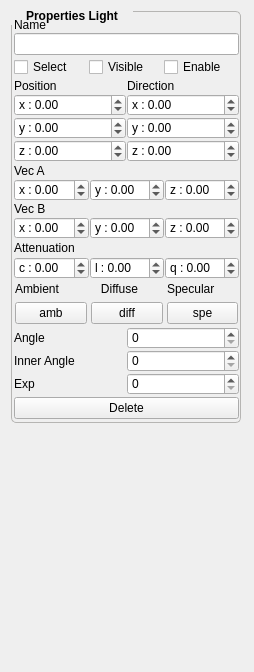
          <widget class="QWidget" name="scrollAreaWidgetContents_4">
           <property name="geometry">
            <rect>
             <x>0</x>
             <y>0</y>
             <width>254</width>
             <height>672</height>
            </rect>
           </property>
           <layout class="QFormLayout" name="formLayout">
            <item row="0" column="0">
             <widget class="QGroupBox" name="groupBoxPropertieLight">
              <property name="minimumSize">
               <size>
                <width>230</width>
                <height>0</height>
               </size>
              </property>
              <property name="maximumSize">
               <size>
                <width>230</width>
                <height>16777215</height>
               </size>
              </property>
              <property name="font">
               <font>
                <pointsize>9</pointsize>
                <weight>75</weight>
                <bold>true</bold>
               </font>
              </property>
              <property name="styleSheet">
               <string notr="true">QGroupBox::title { 
   
     subcontrol-position: top left; /* position at the top left*/ 
  padding: 2px 13px;
   margin-top: -5px;
    
 }

QGroupBox{
   border: 1px solid rgb(182, 181, 179);
  border-radius: 5px;
}</string>
              </property>
              <property name="title">
               <string>Properties Light</string>
              </property>
              <layout class="QVBoxLayout" name="verticalLayout_8">
               <property name="spacing">
                <number>2</number>
               </property>
               <property name="leftMargin">
                <number>2</number>
               </property>
               <property name="topMargin">
                <number>1</number>
               </property>
               <property name="rightMargin">
                <number>1</number>
               </property>
               <property name="bottomMargin">
                <number>3</number>
               </property>
               <item>
                <widget class="QFrame" name="nameLightLayout">
                 <layout class="QVBoxLayout" name="verticalLayout_7">
                  <property name="spacing">
                   <number>1</number>
                  </property>
                  <property name="leftMargin">
                   <number>0</number>
                  </property>
                  <property name="topMargin">
                   <number>5</number>
                  </property>
                  <property name="rightMargin">
                   <number>0</number>
                  </property>
                  <property name="bottomMargin">
                   <number>0</number>
                  </property>
                  <item>
                   <widget class="QLabel" name="label_20">
                    <property name="text">
                     <string>Name</string>
                    </property>
                   </widget>
                  </item>
                  <item>
                   <widget class="QLineEdit" name="nameLight"/>
                  </item>
                 </layout>
                </widget>
               </item>
               <item>
                <layout class="QHBoxLayout" name="optionLayout">
                 <property name="spacing">
                  <number>0</number>
                 </property>
                 <item>
                  <widget class="QCheckBox" name="selectedLight">
                   <property name="text">
                    <string>Select</string>
                   </property>
                   <property name="tristate">
                    <bool>false</bool>
                   </property>
                  </widget>
                 </item>
                 <item>
                  <widget class="QCheckBox" name="visibleLight">
                   <property name="text">
                    <string>Visible</string>
                   </property>
                  </widget>
                 </item>
                 <item>
                  <widget class="QCheckBox" name="enableLight">
                   <property name="text">
                    <string>Enable</string>
                   </property>
                  </widget>
                 </item>
                </layout>
               </item>
               <item>
                <widget class="QFrame" name="orientationLight">
                 <layout class="QGridLayout" name="gridLayout_7">
                  <property name="horizontalSpacing">
                   <number>1</number>
                  </property>
                  <property name="margin">
                   <number>0</number>
                  </property>
                  <item row="0" column="0">
                   <widget class="QFrame" name="positionLayoutLight">
                    <layout class="QVBoxLayout" name="positionLayout">
                     <property name="spacing">
                      <number>1</number>
                     </property>
                     <property name="margin">
                      <number>0</number>
                     </property>
                     <item>
                      <widget class="QLabel" name="label_21">
                       <property name="text">
                        <string>Position</string>
                       </property>
                      </widget>
                     </item>
                     <item>
                      <widget class="QDoubleSpinBox" name="positionxLight">
                       <property name="prefix">
                        <string>x : </string>
                       </property>
                       <property name="minimum">
                        <double>-5000.000000000000000</double>
                       </property>
                       <property name="maximum">
                        <double>5000.000000000000000</double>
                       </property>
                      </widget>
                     </item>
                     <item>
                      <widget class="QDoubleSpinBox" name="positionyLight">
                       <property name="prefix">
                        <string>y : </string>
                       </property>
                       <property name="minimum">
                        <double>-5000.000000000000000</double>
                       </property>
                       <property name="maximum">
                        <double>5000.000000000000000</double>
                       </property>
                      </widget>
                     </item>
                     <item>
                      <widget class="QDoubleSpinBox" name="positionzLight">
                       <property name="prefix">
                        <string>z : </string>
                       </property>
                       <property name="minimum">
                        <double>-5000.000000000000000</double>
                       </property>
                       <property name="maximum">
                        <double>5000.000000000000000</double>
                       </property>
                      </widget>
                     </item>
                    </layout>
                   </widget>
                  </item>
                  <item row="0" column="1">
                   <widget class="QFrame" name="directionLayoutLight">
                    <layout class="QVBoxLayout" name="directionLayout">
                     <property name="spacing">
                      <number>1</number>
                     </property>
                     <property name="margin">
                      <number>0</number>
                     </property>
                     <item>
                      <widget class="QLabel" name="label_22">
                       <property name="text">
                        <string>Direction</string>
                       </property>
                      </widget>
                     </item>
                     <item>
                      <widget class="QDoubleSpinBox" name="directionxLight">
                       <property name="prefix">
                        <string>x : </string>
                       </property>
                       <property name="minimum">
                        <double>-5000.000000000000000</double>
                       </property>
                       <property name="maximum">
                        <double>5000.000000000000000</double>
                       </property>
                      </widget>
                     </item>
                     <item>
                      <widget class="QDoubleSpinBox" name="directionyLight">
                       <property name="prefix">
                        <string>y : </string>
                       </property>
                       <property name="minimum">
                        <double>-5000.000000000000000</double>
                       </property>
                       <property name="maximum">
                        <double>5000.000000000000000</double>
                       </property>
                      </widget>
                     </item>
                     <item>
                      <widget class="QDoubleSpinBox" name="directionzLight">
                       <property name="prefix">
                        <string>z : </string>
                       </property>
                       <property name="minimum">
                        <double>-5000.000000000000000</double>
                       </property>
                       <property name="maximum">
                        <double>5000.000000000000000</double>
                       </property>
                      </widget>
                     </item>
                    </layout>
                   </widget>
                  </item>
                 </layout>
                </widget>
               </item>
               <item>
                <widget class="QFrame" name="vectorsLayoutLight">
                 <layout class="QVBoxLayout" name="vectorsLayout">
                  <property name="spacing">
                   <number>1</number>
                  </property>
                  <property name="margin">
                   <number>0</number>
                  </property>
                  <item>
                   <layout class="QVBoxLayout" name="verticalLayout_9">
                    <item>
                     <widget class="QLabel" name="label_24">
                      <property name="text">
                       <string>Vec A</string>
                      </property>
                     </widget>
                    </item>
                    <item>
                     <layout class="QHBoxLayout" name="horizontalLayout_10">
                      <property name="spacing">
                       <number>1</number>
                      </property>
                      <item>
                       <widget class="QDoubleSpinBox" name="vecAx">
                        <property name="prefix">
                         <string>x : </string>
                        </property>
                        <property name="minimum">
                         <double>-5000.000000000000000</double>
                        </property>
                        <property name="maximum">
                         <double>5000.000000000000000</double>
                        </property>
                       </widget>
                      </item>
                      <item>
                       <widget class="QDoubleSpinBox" name="vecAy">
                        <property name="prefix">
                         <string>y : </string>
                        </property>
                        <property name="minimum">
                         <double>-5000.000000000000000</double>
                        </property>
                        <property name="maximum">
                         <double>5000.000000000000000</double>
                        </property>
                       </widget>
                      </item>
                      <item>
                       <widget class="QDoubleSpinBox" name="vecAz">
                        <property name="prefix">
                         <string>z : </string>
                        </property>
                        <property name="minimum">
                         <double>-5000.000000000000000</double>
                        </property>
                        <property name="maximum">
                         <double>5000.000000000000000</double>
                        </property>
                       </widget>
                      </item>
                     </layout>
                    </item>
                   </layout>
                  </item>
                  <item>
                   <layout class="QVBoxLayout" name="verticalLayout_10">
                    <item>
                     <widget class="QLabel" name="label_25">
                      <property name="text">
                       <string>Vec B</string>
                      </property>
                     </widget>
                    </item>
                    <item>
                     <layout class="QHBoxLayout" name="horizontalLayout_11">
                      <property name="spacing">
                       <number>1</number>
                      </property>
                      <item>
                       <widget class="QDoubleSpinBox" name="vecBx">
                        <property name="prefix">
                         <string>x : </string>
                        </property>
                        <property name="minimum">
                         <double>-5000.000000000000000</double>
                        </property>
                        <property name="maximum">
                         <double>5000.000000000000000</double>
                        </property>
                       </widget>
                      </item>
                      <item>
                       <widget class="QDoubleSpinBox" name="vecBy">
                        <property name="prefix">
                         <string>y : </string>
                        </property>
                        <property name="minimum">
                         <double>-5000.000000000000000</double>
                        </property>
                        <property name="maximum">
                         <double>5000.000000000000000</double>
                        </property>
                       </widget>
                      </item>
                      <item>
                       <widget class="QDoubleSpinBox" name="vecBz">
                        <property name="prefix">
                         <string>z : </string>
                        </property>
                        <property name="minimum">
                         <double>-5000.000000000000000</double>
                        </property>
                        <property name="maximum">
                         <double>5000.000000000000000</double>
                        </property>
                       </widget>
                      </item>
                     </layout>
                    </item>
                   </layout>
                  </item>
                 </layout>
                </widget>
               </item>
               <item>
                <widget class="QFrame" name="attenuationLayoutLight">
                 <layout class="QVBoxLayout" name="attenuationLayout">
                  <property name="spacing">
                   <number>2</number>
                  </property>
                  <property name="margin">
                   <number>0</number>
                  </property>
                  <item>
                   <widget class="QLabel" name="label_23">
                    <property name="text">
                     <string>Attenuation</string>
                    </property>
                   </widget>
                  </item>
                  <item>
                   <layout class="QHBoxLayout" name="horizontalLayout_9">
                    <property name="spacing">
                     <number>1</number>
                    </property>
                    <item>
                     <widget class="QDoubleSpinBox" name="attenuationcLight">
                      <property name="prefix">
                       <string>c : </string>
                      </property>
                      <property name="minimum">
                       <double>-5000.000000000000000</double>
                      </property>
                      <property name="maximum">
                       <double>5000.000000000000000</double>
                      </property>
                     </widget>
                    </item>
                    <item>
                     <widget class="QDoubleSpinBox" name="attenuationlLight">
                      <property name="prefix">
                       <string>l : </string>
                      </property>
                      <property name="minimum">
                       <double>-5000.000000000000000</double>
                      </property>
                      <property name="maximum">
                       <double>5000.000000000000000</double>
                      </property>
                     </widget>
                    </item>
                    <item>
                     <widget class="QDoubleSpinBox" name="attenuationqLight">
                      <property name="prefix">
                       <string>q : </string>
                      </property>
                      <property name="minimum">
                       <double>-5000.000000000000000</double>
                      </property>
                      <property name="maximum">
                       <double>5000.000000000000000</double>
                      </property>
                     </widget>
                    </item>
                   </layout>
                  </item>
                 </layout>
                </widget>
               </item>
               <item>
                <widget class="QFrame" name="ADSLight">
                 <layout class="QHBoxLayout" name="horizontalLayout">
                  <property name="spacing">
                   <number>2</number>
                  </property>
                  <property name="margin">
                   <number>0</number>
                  </property>
                  <item>
                   <widget class="QFrame" name="ambienteProperty">
                    <layout class="QVBoxLayout" name="verticalLayout_11">
                     <property name="spacing">
                      <number>6</number>
                     </property>
                     <property name="margin">
                      <number>1</number>
                     </property>
                     <item>
                      <widget class="QLabel" name="label_26">
                       <property name="text">
                        <string>Ambient</string>
                       </property>
                      </widget>
                     </item>
                     <item>
                      <widget class="QPushButton" name="ambMaterial_2">
                       <property name="autoFillBackground">
                        <bool>true</bool>
                       </property>
                       <property name="text">
                        <string>amb</string>
                       </property>
                       <property name="flat">
                        <bool>false</bool>
                       </property>
                      </widget>
                     </item>
                    </layout>
                   </widget>
                  </item>
                  <item>
                   <widget class="QFrame" name="diffuseProperty">
                    <layout class="QVBoxLayout" name="verticalLayout_12">
                     <property name="spacing">
                      <number>6</number>
                     </property>
                     <property name="margin">
                      <number>1</number>
                     </property>
                     <item>
                      <widget class="QLabel" name="label_27">
                       <property name="text">
                        <string>   Diffuse</string>
                       </property>
                      </widget>
                     </item>
                     <item>
                      <widget class="QPushButton" name="diffMaterial_2">
                       <property name="text">
                        <string>diff</string>
                       </property>
                      </widget>
                     </item>
                    </layout>
                   </widget>
                  </item>
                  <item>
                   <widget class="QFrame" name="specularProperty">
                    <property name="autoFillBackground">
                     <bool>false</bool>
                    </property>
                    <layout class="QVBoxLayout" name="verticalLayoutSpe">
                     <property name="spacing">
                      <number>6</number>
                     </property>
                     <property name="margin">
                      <number>1</number>
                     </property>
                     <item>
                      <widget class="QLabel" name="label_28">
                       <property name="text">
                        <string>Specular</string>
                       </property>
                      </widget>
                     </item>
                     <item>
                      <widget class="QPushButton" name="speMaterial_2">
                       <property name="text">
                        <string>spe</string>
                       </property>
                      </widget>
                     </item>
                    </layout>
                   </widget>
                  </item>
                 </layout>
                </widget>
               </item>
               <item>
                <widget class="QFrame" name="angleSpotLayoutLight">
                 <layout class="QVBoxLayout" name="angleSpotLayout">
                  <property name="spacing">
                   <number>1</number>
                  </property>
                  <property name="margin">
                   <number>0</number>
                  </property>
                  <item>
                   <layout class="QHBoxLayout" name="horizontalLayout_14">
                    <item>
                     <widget class="QLabel" name="label_29">
                      <property name="text">
                       <string>Angle</string>
                      </property>
                     </widget>
                    </item>
                    <item>
                     <widget class="QSpinBox" name="anglespotLight">
                      <property name="maximum">
                       <number>180</number>
                      </property>
                     </widget>
                    </item>
                   </layout>
                  </item>
                  <item>
                   <layout class="QHBoxLayout" name="horizontalLayout_15">
                    <item>
                     <widget class="QLabel" name="label_30">
                      <property name="text">
                       <string>Inner Angle</string>
                      </property>
                     </widget>
                    </item>
                    <item>
                     <widget class="QSpinBox" name="anglespotinnerLight">
                      <property name="maximum">
                       <number>180</number>
                      </property>
                     </widget>
                    </item>
                   </layout>
                  </item>
                  <item>
                   <layout class="QHBoxLayout" name="horizontalLayout_16">
                    <item>
                     <widget class="QLabel" name="label_31">
                      <property name="text">
                       <string>Exp</string>
                      </property>
                     </widget>
                    </item>
                    <item>
                     <widget class="QSpinBox" name="exponentSpotLight">
                      <property name="maximum">
                       <number>128</number>
                      </property>
                     </widget>
                    </item>
                   </layout>
                  </item>
                 </layout>
                </widget>
               </item>
               <item>
                <widget class="QPushButton" name="deleteLight">
                 <property name="text">
                  <string>Delete</string>
                 </property>
                </widget>
               </item>
              </layout>
             </widget>
            </item>
           </layout>
          </widget>
